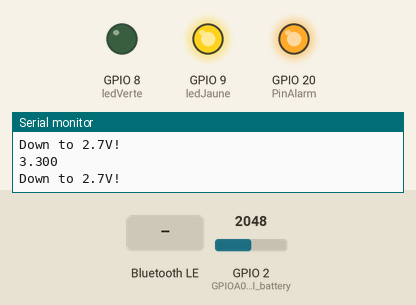
Bench run of a program on a simulated Seeed XIAO ESP32-C3. Shown: output pins drawn as LEDs (lit = HIGH), the last lines printed to the serial monitor. The inputs (shaded band) are chosen by the test bench; at power-on: GPIO 2 (GPIOA0_for_level_battery) = 2048. Nothing arrives over Bluetooth unless stated; a phone connects over Bluetooth LE 3 s after start.

Above: at 1.2 s.
1.3 s: GPIO 2 (GPIOA0_for_level_battery) set to 2167
At 2.7 s:
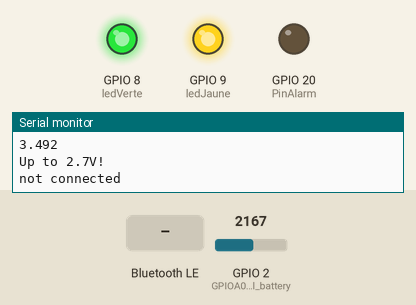
3.0 s: Bluetooth LE write "Err" received
At 4.2 s:
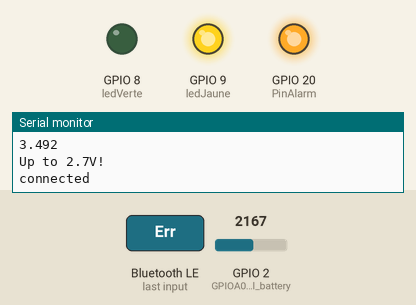
4.5 s: Bluetooth LE write "1" received
At 5.5 s:
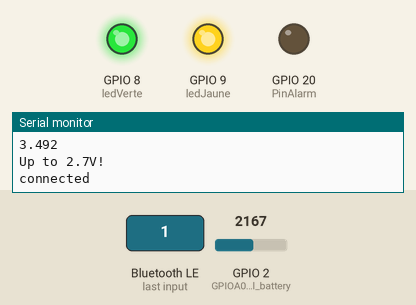
6.0 s: GPIO 2 (GPIOA0_for_level_battery) set to 2047
At 6.9 s:
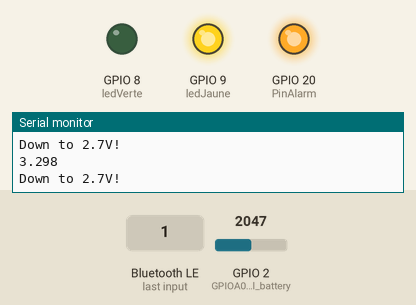
Timing chart, 0 to 8.5 s (numbered marks = the images above; inputs shaded):
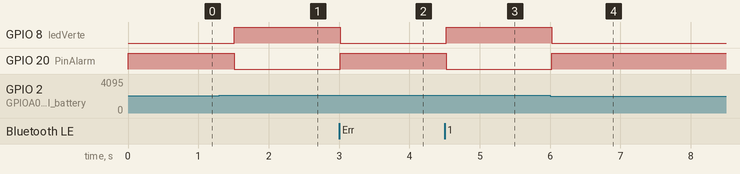

The program:

main.cpp
```cpp
#include <Arduino.h>
#include <BLEDevice.h>
#include <BLEUtils.h>
#include <BLEServer.h>

#include "BLEManager.h"
#include "MyServerCallbacks.h"

BLEManager bleManager;


void setup()
{
  bleManager.init();
}


void loop()
{
  bleManager.Main();
}
```

BLEManager.cpp
```cpp
#include <Arduino.h>
#include "BLEManager.h"
#include "MyServerCallbacks.h"

using namespace std;

const char *SERVICE_UUID = "1802";
const char *CHARACTERISTIC_UUID1 = "2A3F";
const char *CHARACTERISTIC_UUID2 = "8A19";
const int PinAlarm = 20;    // GPIO20 for the alarm
const int ledVerte = 8;     // GPIO8 for the LED connected
const int ledJaune = 9;     // GPIO9 for allimentation
bool Error = false;

uint32_t Vbatt;
float Vbattf;

#include <BLEServer.h>


void BLEManager::init() {

    pinMode(ledVerte, OUTPUT);
    pinMode(PinAlarm, OUTPUT);
    pinMode(ledJaune, OUTPUT);
    digitalWrite(ledJaune, HIGH);
    pinMode(A0, INPUT);       // GPIOA0 for level battery

    Serial.begin(115200);
    Serial.println("Initialisation BLE...");

    BLEDevice::init("ESP32 Central");
    pServer = BLEDevice::createServer();
    pServer->setCallbacks(new MyServerCallbacks(this));


    BLEService *pService = pServer->createService(SERVICE_UUID);
    pCharacteristic1 = pService->createCharacteristic(
                                            CHARACTERISTIC_UUID1,
                                            BLECharacteristic::PROPERTY_READ |
                                            BLECharacteristic::PROPERTY_WRITE
                                        );
    pCharacteristic2 = pService->createCharacteristic(
                                            CHARACTERISTIC_UUID2,
                                            BLECharacteristic::PROPERTY_READ |
                                            BLECharacteristic::PROPERTY_NOTIFY
                                        );


    pCharacteristic1->setValue("Hello");
    pCharacteristic2->setValue("OK");
    pCharacteristic1->setCallbacks(new MyCharacteristicCallbacks());

    pService->start();
    // BLEAdvertising *pAdvertising = pServer->getAdvertising();  // this still is working for backward compatibility
    BLEAdvertising *pAdvertising = BLEDevice::getAdvertising();
    pAdvertising->addServiceUUID(SERVICE_UUID);
    pAdvertising->setScanResponse(true);
    pAdvertising->setMinPreferred(0x06);  // functions that help with iPhone connections issue
    pAdvertising->setMinPreferred(0x12);
    BLEDevice::startAdvertising();
}

void BLEManager::setDeviceConnected(bool connected) {
    deviceConnected = connected;

    if (connected) {
        wasDisconnected = false;
    }
}

bool BLEManager::testBatt() {
    Vbatt = 0;

    for(int i = 0; i < 16; i++) {
        Vbatt = Vbatt + analogReadMilliVolts(A0); // ADC with correction
    }
    Vbattf = 2 * Vbatt / 16 / 1000.0;     // attenuation ratio 1/2, mV --> V

    Serial.println(Vbattf, 3);

    if (Vbattf > 3.4) {
        Serial.println("Up to 2.7V!");
        return 1;
    }
    else {
        Serial.println("Down to 2.7V!");
        return 0;
    }
}

void BLEManager::alarmState(bool state) {
    if (state) {
        digitalWrite(PinAlarm, HIGH);
        digitalWrite(ledVerte, LOW);
    }
    else {
        digitalWrite(PinAlarm, LOW);
        digitalWrite(ledVerte, HIGH);
    }
}

int BLEManager::isConnected() {
    bool result;
    if (deviceConnected) {      // connecté
        Serial.println("connected");
        result = 1;
    }

    else if (!deviceConnected && oldDeviceConnected) {      // deconnection -> restart server ble
        if (!wasDisconnected) {
            Serial.println("disconnected");
            pServer->startAdvertising();
            Serial.println("Advertising restarted");
            wasDisconnected = true;
            result = 0;
        }
    }

    else if (!deviceConnected && wasDisconnected) {     // déconnected
        Serial.println("disconnected");
        result = 0;
    }

    else {      // initialisation -> never connected
        Serial.println("not connected");
        result = -1;
    }

    oldDeviceConnected = deviceConnected;
    return result;
}

void BLEManager::Main() {
    if (testBatt()) {

        pCharacteristic2->setValue("OK");
        conn = isConnected();
        if (conn == 1) {

            if (!Error) {

                alarmState(false);
            }

            else {
                alarmState(true);
            }
        }
        else if (conn == 0) {
            alarmState(true);
        }
    }

    else {
        pCharacteristic2->setValue("NOK");
        alarmState(true);
    }

    delay(500);
}
```

BLEManager.h
```cpp
#ifndef BLEMANAGER_H
#define BLEMANAGER_H

#include <Arduino.h>
#include <BLEDevice.h>
#include <BLEUtils.h>
#include <BLEServer.h>

extern bool Error;

// Predéclaration de la classe MyServerCallbacks
class MyServerCallbacks;
class MyCharacteristicCallbacks;

class BLEManager {
private:
  BLEServer *pServer;
  BLECharacteristic *pCharacteristic1;
  BLECharacteristic *pCharacteristic2;
  bool deviceConnected;
  bool oldDeviceConnected;
  bool wasDisconnected = false;
  int conn;

public:
  BLEManager() : deviceConnected(false), oldDeviceConnected(false) {}

  void init();
  void setDeviceConnected(bool connected);
  bool testBatt();
  void alarmState(bool state);
  int isConnected();
  void Main();
};

#endif
```

MyServerCallbacks.cpp
```cpp
#include "BLEManager.h"
#include "MyServerCallbacks.h"


void MyServerCallbacks::onConnect(BLEServer *pServer) {
  bleManagerPtr->setDeviceConnected(true);
  Serial.println("callback connected");
}

void MyServerCallbacks::onDisconnect(BLEServer *pServer) {
  Error = false;
  bleManagerPtr->setDeviceConnected(false);
  Serial.println("callback disconnected");
}

void MyCharacteristicCallbacks::onWrite(BLECharacteristic *pCharacteristic) {
  std::string value = pCharacteristic->getValue();
  Serial.println(value.c_str());

  if (value == "Err") {
    Error = true;
  }
  else {
    Error = false;
  }
}
```

MyServerCallbacks.h
```cpp
#ifndef MYSERVERCALLBACKS_H
#define MYSERVERCALLBACKS_H

#include <Arduino.h>
#include <BLEDevice.h>
#include <BLEUtils.h>
#include <BLEServer.h>

// Predéclaration de la classe BLEManager
class BLEManager;


class MyServerCallbacks : public BLEServerCallbacks {
private:
  BLEManager* bleManagerPtr;

public:
  MyServerCallbacks(BLEManager *manager) : bleManagerPtr(manager) {}

  void onConnect(BLEServer *pServer);

  void onDisconnect(BLEServer *pServer);
};


class MyCharacteristicCallbacks : public BLECharacteristicCallbacks {
public:
  void onWrite(BLECharacteristic *pCharacteristic) override;
};

#endif
```

Measured:
- the behaviour switches between 2109 and 2110 on GPIO 2 (GPIOA0_for_level_battery) (found by bisection; images 0 and 1)
- after the input at 1.3 s, GPIO 8 (ledVerte): LOW → HIGH after 0.21 s; GPIO 20 (PinAlarm): HIGH → LOW after 0.21 s
- after the input at 3.0 s, GPIO 8 (ledVerte): HIGH → LOW at once; GPIO 20 (PinAlarm): LOW → HIGH at once
- after the input at 4.5 s, GPIO 8 (ledVerte): LOW → HIGH at once; GPIO 20 (PinAlarm): HIGH → LOW at once
- after the input at 6.0 s, GPIO 8 (ledVerte): HIGH → LOW at once; GPIO 20 (PinAlarm): LOW → HIGH at once
